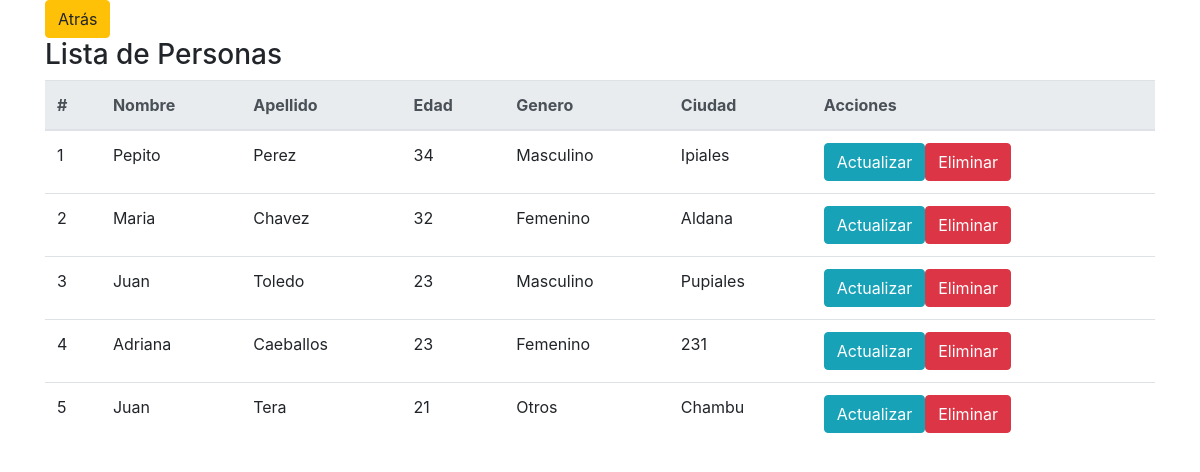
The app's page /vistas/personas/lista.php with its own data.
### tables this page shows
CREATE TABLE IF NOT EXISTS `personas` (
  `id` int(11) NOT NULL AUTO_INCREMENT,
  `nombre` varchar(50) DEFAULT NULL,
  `apellido` varchar(50) DEFAULT NULL,
  `edad` int(11) DEFAULT NULL,
  `genero` varchar(50) DEFAULT NULL,
  `ciudad` varchar(50) DEFAULT NULL,
  PRIMARY KEY (`id`)
);

### vistas/personas/lista.php (the view, shortened to what this page needs)
<?php
include("../../conexion/conexion.php");
 $consulta="SELECT * FROM personas";
 $resultado=mysqli_query($conn,$consulta);
?>
<!DOCTYPE html>
<html>
<head>
	<link rel="stylesheet" type="text/css" href="../../plugins/bootstrap4/css/bootstrap.css">
</head>
<body>
	<div class="container">
		<a class="btn btn-warning" href="./">Atrás</a>
		<h3>Lista de Personas</h3>
		<table class="table">
			<thead class="thead-light">
				<tr>
					<th>#</th>
					<th>Nombre</th>
					<th>Apellido</th>
					<th>Edad</th>
					<th>Genero</th>
					<th>Ciudad</th>
					<th>Acciones</th>
				</tr>
			</thead>
			<tbody>
				<?php
				$htm='';
				$ndatos=1;
					while ( $columna=mysqli_fetch_array($resultado)) {
							if($columna['genero']=='m')$columna['genero']='Masculino';
							if($columna['genero']=='f')$columna['genero']='Femenino';
							if($columna['genero']=='o')$columna['genero']='Otros';
						$htm.='<tr>';
							$htm.='<td>'.$ndatos.'</td>';
							$htm.='<td>'.$columna['nombre'].'</td>';
							$htm.='<td>'.$columna['apellido'].'</td>';
							$htm.='<td>'.$columna['edad'].'</td>';
							$htm.='<td>'.$columna['genero'].'</td>';
							$htm.='<td>'.$columna['ciudad'].'</td>';
							$htm.='<td><a class="btn btn-info" href="./index.php?id='.$columna['id'].'">Actualizar</a><a class="btn btn-danger" href="procesardatos.php?accion=Eliminar&id='.$columna['id'].'" onClick="return confirm(\'Eliminar elemento\');">Eliminar</a></td>';
						$htm.='</tr>';
						$ndatos++;
					}
					echo $htm;
				?>
			</tbody>
		</table>
	</div>
</body>
</html>

### records on screen
personas: nombre "Pepito", apellido "Perez", edad "34", genero "Masculino", ciudad "Ipiales"
personas: nombre "Maria", apellido "Chavez", edad "32", genero "Femenino", ciudad "Aldana"
personas: nombre "Juan", apellido "Toledo", edad "23", genero "Masculino", ciudad "Pupiales"
personas: nombre "Adriana", apellido "Caeballos", edad "23", genero "Femenino", ciudad "231"
personas: nombre "Juan", apellido "Tera", edad "21", genero "Otros", ciudad "Chambu"
